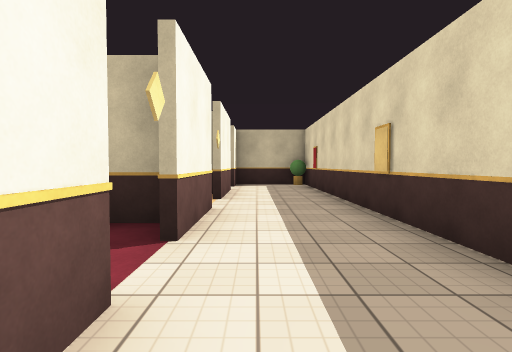
View 1 (above)

12 first-person views from a walk through a 3-D level made in the Unity game engine. The camera is 1.3 m above the floor, tilts 2° down and sees 80° across. The floor is counted in squares, 2 m on a side. Each view is taken from the middle of a square. On the plan, view 1 faces up. The plan holds only what a view shows up to about 10 squares ahead; the rest is blank. The place goes on beyond the plan. The player is left out. Some animated figures are not drawn. Surface patterns are stand-ins for the level's own textures.

View 2
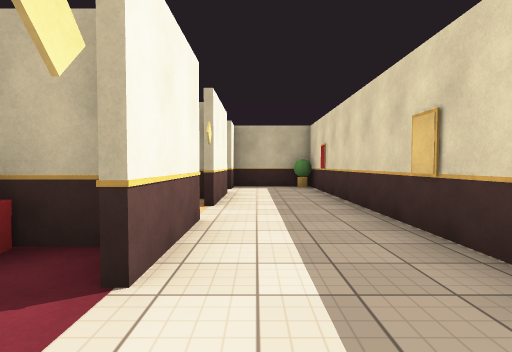

View 3
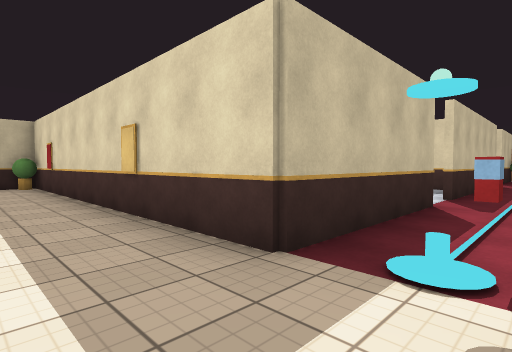

View 4
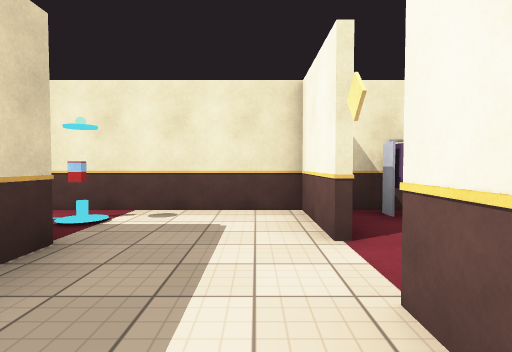

View 5
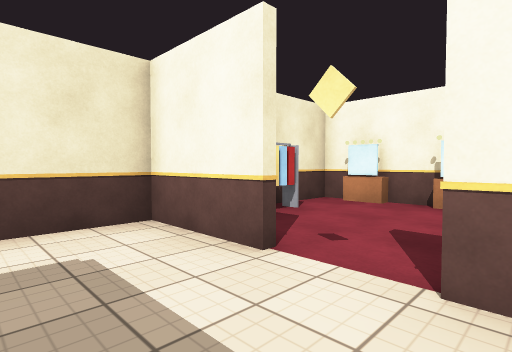

View 6
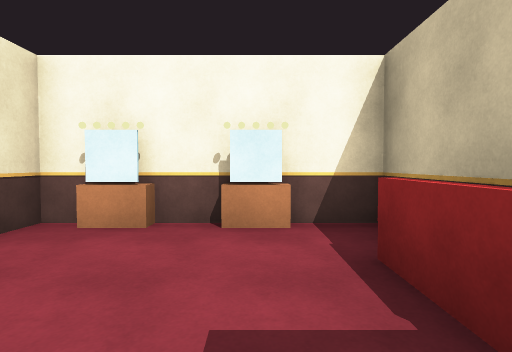

View 7
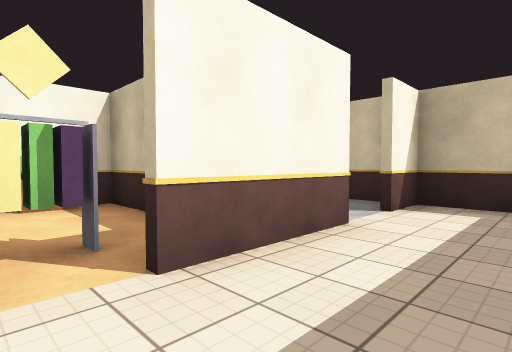

View 8
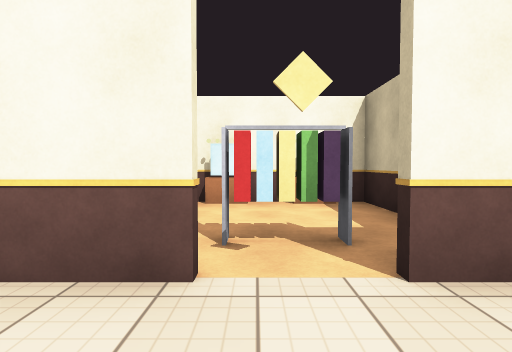

View 9
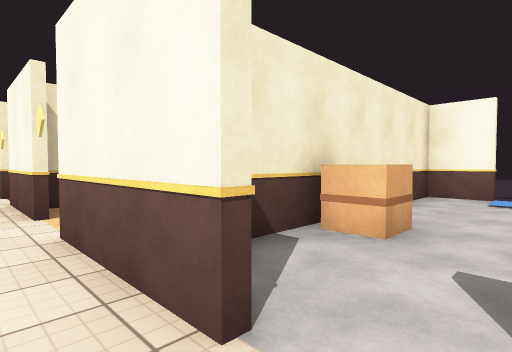

View 10
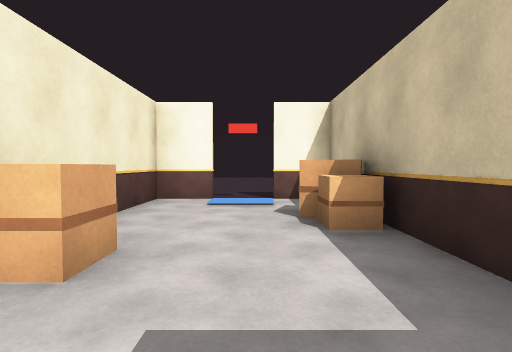

View 11
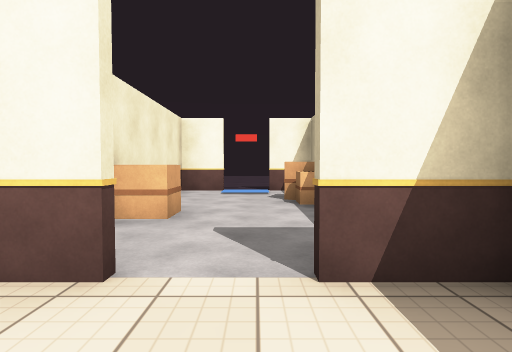

View 12
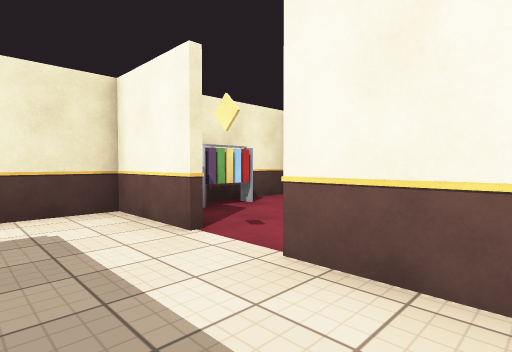

### Floor plan
Points are (right, up) in squares from view 1. A wall is a line through its corners. A room is listed if a view was taken in it or the views show most of it. See-through windows are left out.
Room 1 (views 1, 2, 3)
walls: (-0.7, 1.5) (-0.7, -0.4) (3, -0.4); (-1.7, 0.2) (-1.7, -0.2); (5.5, 1.4) (1.7, 1.4) (1.7, 2.4)
ways out: opening at (0.5, 3) to room 2; opening at (-1, 2) to room 3
Room 2 (views 4, 5, 7, 8, 9, 11, 12)
walls: (-0.7, 4.8) (-0.7, 2.5); (-1.4, 5.9) (-1.4, 4.6); (-0.7, 8.2) (-0.7, 5.8); (1.7, 2.4) (1.7, 10.4) (-0.7, 10.4) (-0.7, 9.2)
ways out: opening at (0.5, 3) to room 1; opening at (-1, 9) to room 4; gap at (-2, 5) to room 5
objects: other object (1, 10)
Room 3 (view 6)
walls: (-4.2, 2.4) (-4.2, 1.6); (-2.9, 0.2) (-1.7, 0.2); (-1, 3.4) (-4.4, 3.4) (-4.4, -0.4) (-1.4, -0.4)
ways out: opening at (-1, 2) to room 1
objects: other object (-4, 0); other object (-4, 2); other object (-3, 3) to (-2, 3)
Room 4 (view 10)
walls: (-5.4, 10.4) (-6.9, 10.4) (-6.9, 9.2); (-6.9, 8.2) (-6.9, 7.1) (-1.8, 7.1); (-1.2, 10.4) (-3.5, 10.4)
ways out: opening at (-1, 9) to room 2
objects: other object (-5, 10); other object (-4, 10); other object (-3, 8)
Room 5 (no view inside)
walls: (-3.1, 6.9) (-4.4, 6.9) (-4.4, 3.9)
ways out: gap at (-2, 5) to room 2
objects: other object (-4, 4) to (-4, 5); other object (-4, 6)

Positions as (right, up) in squares from view 1, and headings:
1: (0, 0), facing up
2: (0, 1), facing up
3: (0, 0), facing up-right
4: (0, 4), facing down
5: (1, 3), facing down-left
6: (-1, 2), facing left
7: (1, 5), facing up-left
8: (1, 5), facing left
9: (0, 9), facing down-left
10: (-1, 9), facing left
11: (1, 9), facing left
12: (1, 4), facing down-left
